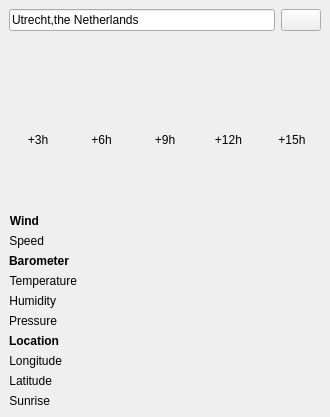
<?xml version="1.0" encoding="UTF-8"?>
<ui version="4.0">
 <class>MainWindow</class>
 <widget class="QMainWindow" name="MainWindow">
  <property name="geometry">
   <rect>
    <x>0</x>
    <y>0</y>
    <width>330</width>
    <height>417</height>
   </rect>
  </property>
  <property name="windowTitle">
   <string>Raindar</string>
  </property>
  <widget class="QWidget" name="centralwidget">
   <layout class="QHBoxLayout" name="horizontalLayout">
    <item>
     <layout class="QVBoxLayout" name="verticalLayout">
      <item>
       <layout class="QHBoxLayout" name="horizontalLayout_3">
        <item>
         <widget class="QLineEdit" name="lineEdit">
          <property name="text">
           <string>Utrecht,the Netherlands</string>
          </property>
         </widget>
        </item>
        <item>
         <widget class="QPushButton" name="pushButton">
          <property name="text">
           <string/>
          </property>
          <property name="icon">
           <iconset>
            <normaloff>images/arrow-circle-225.png</normaloff>images/arrow-circle-225.png</iconset>
          </property>
         </widget>
        </item>
       </layout>
      </item>
      <item>
       <layout class="QHBoxLayout" name="horizontalLayout_4">
        <item>
         <widget class="QLabel" name="weatherIcon">
          <property name="sizePolicy">
           <sizepolicy hsizetype="Maximum" vsizetype="Preferred">
            <horstretch>0</horstretch>
            <verstretch>0</verstretch>
           </sizepolicy>
          </property>
          <property name="minimumSize">
           <size>
            <width>16</width>
            <height>16</height>
           </size>
          </property>
          <property name="maximumSize">
           <size>
            <width>16</width>
            <height>16</height>
           </size>
          </property>
          <property name="text">
           <string/>
          </property>
         </widget>
        </item>
        <item>
         <widget class="QLabel" name="weatherLabel">
          <property name="text">
           <string/>
          </property>
         </widget>
        </item>
       </layout>
      </item>
      <item>
       <layout class="QGridLayout" name="gridLayout_2">
        <item row="1" column="3">
         <widget class="QLabel" name="forecastIcon4">
          <property name="sizePolicy">
           <sizepolicy hsizetype="MinimumExpanding" vsizetype="Preferred">
            <horstretch>0</horstretch>
            <verstretch>0</verstretch>
           </sizepolicy>
          </property>
          <property name="minimumSize">
           <size>
            <width>16</width>
            <height>16</height>
           </size>
          </property>
          <property name="maximumSize">
           <size>
            <width>200</width>
            <height>16</height>
           </size>
          </property>
          <property name="baseSize">
           <size>
            <width>0</width>
            <height>0</height>
           </size>
          </property>
          <property name="text">
           <string/>
          </property>
          <property name="alignment">
           <set>Qt::AlignCenter</set>
          </property>
         </widget>
        </item>
        <item row="2" column="1">
         <widget class="QLabel" name="forecastTemp2">
          <property name="text">
           <string/>
          </property>
         </widget>
        </item>
        <item row="2" column="4">
         <widget class="QLabel" name="forecastTemp5">
          <property name="text">
           <string/>
          </property>
         </widget>
        </item>
        <item row="2" column="3">
         <widget class="QLabel" name="forecastTemp4">
          <property name="text">
           <string/>
          </property>
         </widget>
        </item>
        <item row="1" column="1">
         <widget class="QLabel" name="forecastIcon2">
          <property name="sizePolicy">
           <sizepolicy hsizetype="MinimumExpanding" vsizetype="Preferred">
            <horstretch>0</horstretch>
            <verstretch>0</verstretch>
           </sizepolicy>
          </property>
          <property name="minimumSize">
           <size>
            <width>16</width>
            <height>16</height>
           </size>
          </property>
          <property name="maximumSize">
           <size>
            <width>200</width>
            <height>16</height>
           </size>
          </property>
          <property name="baseSize">
           <size>
            <width>0</width>
            <height>0</height>
           </size>
          </property>
          <property name="text">
           <string/>
          </property>
          <property name="alignment">
           <set>Qt::AlignCenter</set>
          </property>
         </widget>
        </item>
        <item row="1" column="4">
         <widget class="QLabel" name="forecastIcon5">
          <property name="sizePolicy">
           <sizepolicy hsizetype="MinimumExpanding" vsizetype="Preferred">
            <horstretch>0</horstretch>
            <verstretch>0</verstretch>
           </sizepolicy>
          </property>
          <property name="minimumSize">
           <size>
            <width>16</width>
            <height>16</height>
           </size>
          </property>
          <property name="maximumSize">
           <size>
            <width>200</width>
            <height>16</height>
           </size>
          </property>
          <property name="baseSize">
           <size>
            <width>0</width>
            <height>0</height>
           </size>
          </property>
          <property name="text">
           <string/>
          </property>
          <property name="alignment">
           <set>Qt::AlignCenter</set>
          </property>
         </widget>
        </item>
        <item row="1" column="0">
         <widget class="QLabel" name="forecastIcon1">
          <property name="sizePolicy">
           <sizepolicy hsizetype="MinimumExpanding" vsizetype="Preferred">
            <horstretch>0</horstretch>
            <verstretch>0</verstretch>
           </sizepolicy>
          </property>
          <property name="minimumSize">
           <size>
            <width>16</width>
            <height>16</height>
           </size>
          </property>
          <property name="maximumSize">
           <size>
            <width>200</width>
            <height>16</height>
           </size>
          </property>
          <property name="baseSize">
           <size>
            <width>0</width>
            <height>0</height>
           </size>
          </property>
          <property name="text">
           <string/>
          </property>
          <property name="alignment">
           <set>Qt::AlignCenter</set>
          </property>
         </widget>
        </item>
        <item row="1" column="2">
         <widget class="QLabel" name="forecastIcon3">
          <property name="sizePolicy">
           <sizepolicy hsizetype="MinimumExpanding" vsizetype="Preferred">
            <horstretch>0</horstretch>
            <verstretch>0</verstretch>
           </sizepolicy>
          </property>
          <property name="minimumSize">
           <size>
            <width>16</width>
            <height>16</height>
           </size>
          </property>
          <property name="maximumSize">
           <size>
            <width>200</width>
            <height>16</height>
           </size>
          </property>
          <property name="baseSize">
           <size>
            <width>0</width>
            <height>0</height>
           </size>
          </property>
          <property name="text">
           <string/>
          </property>
          <property name="alignment">
           <set>Qt::AlignCenter</set>
          </property>
         </widget>
        </item>
        <item row="2" column="2">
         <widget class="QLabel" name="forecastTemp3">
          <property name="text">
           <string/>
          </property>
         </widget>
        </item>
        <item row="2" column="0">
         <widget class="QLabel" name="forecastTemp1">
          <property name="text">
           <string/>
          </property>
         </widget>
        </item>
        <item row="0" column="0">
         <widget class="QLabel" name="forecastTime1">
          <property name="text">
           <string>+3h</string>
          </property>
          <property name="alignment">
           <set>Qt::AlignCenter</set>
          </property>
         </widget>
        </item>
        <item row="0" column="1">
         <widget class="QLabel" name="forecastTime2">
          <property name="text">
           <string>+6h</string>
          </property>
          <property name="alignment">
           <set>Qt::AlignCenter</set>
          </property>
         </widget>
        </item>
        <item row="0" column="2">
         <widget class="QLabel" name="forecastTime3">
          <property name="text">
           <string>+9h</string>
          </property>
          <property name="alignment">
           <set>Qt::AlignCenter</set>
          </property>
         </widget>
        </item>
        <item row="0" column="3">
         <widget class="QLabel" name="forecastTime4">
          <property name="text">
           <string>+12h</string>
          </property>
          <property name="alignment">
           <set>Qt::AlignCenter</set>
          </property>
         </widget>
        </item>
        <item row="0" column="4">
         <widget class="QLabel" name="forecastTime5">
          <property name="text">
           <string>+15h</string>
          </property>
          <property name="alignment">
           <set>Qt::AlignCenter</set>
          </property>
         </widget>
        </item>
       </layout>
      </item>
      <item>
       <layout class="QGridLayout" name="gridLayout">
        <item row="1" column="0">
         <layout class="QFormLayout" name="formLayout">
          <item row="2" column="0">
           <widget class="QLabel" name="label_5">
            <property name="font">
             <font>
              <weight>75</weight>
              <bold>true</bold>
             </font>
            </property>
            <property name="text">
             <string>Barometer</string>
            </property>
            <property name="alignment">
             <set>Qt::AlignRight|Qt::AlignTrailing|Qt::AlignVCenter</set>
            </property>
           </widget>
          </item>
          <item row="3" column="0">
           <widget class="QLabel" name="label_6">
            <property name="text">
             <string>Temperature</string>
            </property>
            <property name="alignment">
             <set>Qt::AlignRight|Qt::AlignTrailing|Qt::AlignVCenter</set>
            </property>
           </widget>
          </item>
          <item row="3" column="1">
           <widget class="QLabel" name="temperatureLabel">
            <property name="text">
             <string/>
            </property>
           </widget>
          </item>
          <item row="4" column="0">
           <widget class="QLabel" name="label_7">
            <property name="text">
             <string>Humidity</string>
            </property>
            <property name="alignment">
             <set>Qt::AlignRight|Qt::AlignTrailing|Qt::AlignVCenter</set>
            </property>
           </widget>
          </item>
          <item row="4" column="1">
           <widget class="QLabel" name="humidityLabel">
            <property name="text">
             <string/>
            </property>
           </widget>
          </item>
          <item row="5" column="0">
           <widget class="QLabel" name="label_8">
            <property name="text">
             <string>Pressure</string>
            </property>
            <property name="alignment">
             <set>Qt::AlignRight|Qt::AlignTrailing|Qt::AlignVCenter</set>
            </property>
           </widget>
          </item>
          <item row="5" column="1">
           <widget class="QLabel" name="pressureLabel">
            <property name="text">
             <string/>
            </property>
           </widget>
          </item>
          <item row="6" column="0">
           <widget class="QLabel" name="label">
            <property name="font">
             <font>
              <weight>75</weight>
              <bold>true</bold>
             </font>
            </property>
            <property name="text">
             <string>Location</string>
            </property>
            <property name="alignment">
             <set>Qt::AlignRight|Qt::AlignTrailing|Qt::AlignVCenter</set>
            </property>
           </widget>
          </item>
          <item row="7" column="0">
           <widget class="QLabel" name="label_2">
            <property name="text">
             <string>Longitude</string>
            </property>
            <property name="alignment">
             <set>Qt::AlignRight|Qt::AlignTrailing|Qt::AlignVCenter</set>
            </property>
           </widget>
          </item>
          <item row="7" column="1">
           <widget class="QLabel" name="longitudeLabel">
            <property name="text">
             <string/>
            </property>
           </widget>
          </item>
          <item row="8" column="0">
           <widget class="QLabel" name="label_3">
            <property name="text">
             <string>Latitude</string>
            </property>
            <property name="alignment">
             <set>Qt::AlignRight|Qt::AlignTrailing|Qt::AlignVCenter</set>
            </property>
           </widget>
          </item>
          <item row="8" column="1">
           <widget class="QLabel" name="latitudeLabel">
            <property name="text">
             <string/>
            </property>
           </widget>
          </item>
          <item row="9" column="0">
           <widget class="QLabel" name="label_4">
            <property name="text">
             <string>Sunrise</string>
            </property>
            <property name="alignment">
             <set>Qt::AlignRight|Qt::AlignTrailing|Qt::AlignVCenter</set>
            </property>
           </widget>
          </item>
          <item row="9" column="1">
           <widget class="QLabel" name="sunriseLabel">
            <property name="text">
             <string/>
            </property>
           </widget>
          </item>
          <item row="1" column="0">
           <widget class="QLabel" name="label_9">
            <property name="text">
             <string>Speed</string>
            </property>
            <property name="alignment">
             <set>Qt::AlignRight|Qt::AlignTrailing|Qt::AlignVCenter</set>
            </property>
           </widget>
          </item>
          <item row="0" column="0">
           <widget class="QLabel" name="label_10">
            <property name="font">
             <font>
              <weight>75</weight>
              <bold>true</bold>
             </font>
            </property>
            <property name="text">
             <string>Wind</string>
            </property>
            <property name="alignment">
             <set>Qt::AlignRight|Qt::AlignTrailing|Qt::AlignVCenter</set>
            </property>
           </widget>
          </item>
          <item row="1" column="1">
           <widget class="QLabel" name="windLabel">
            <property name="text">
             <string/>
            </property>
           </widget>
          </item>
          <item row="0" column="1">
           <widget class="QLabel" name="label_11">
            <property name="text">
             <string/>
            </property>
           </widget>
          </item>
          <item row="6" column="1">
           <widget class="QLabel" name="label_13">
            <property name="text">
             <string/>
            </property>
           </widget>
          </item>
          <item row="2" column="1">
           <widget class="QLabel" name="label_12">
            <property name="text">
             <string/>
            </property>
           </widget>
          </item>
         </layout>
        </item>
       </layout>
      </item>
     </layout>
    </item>
   </layout>
  </widget>
 </widget>
 <resources/>
 <connections/>
</ui>
